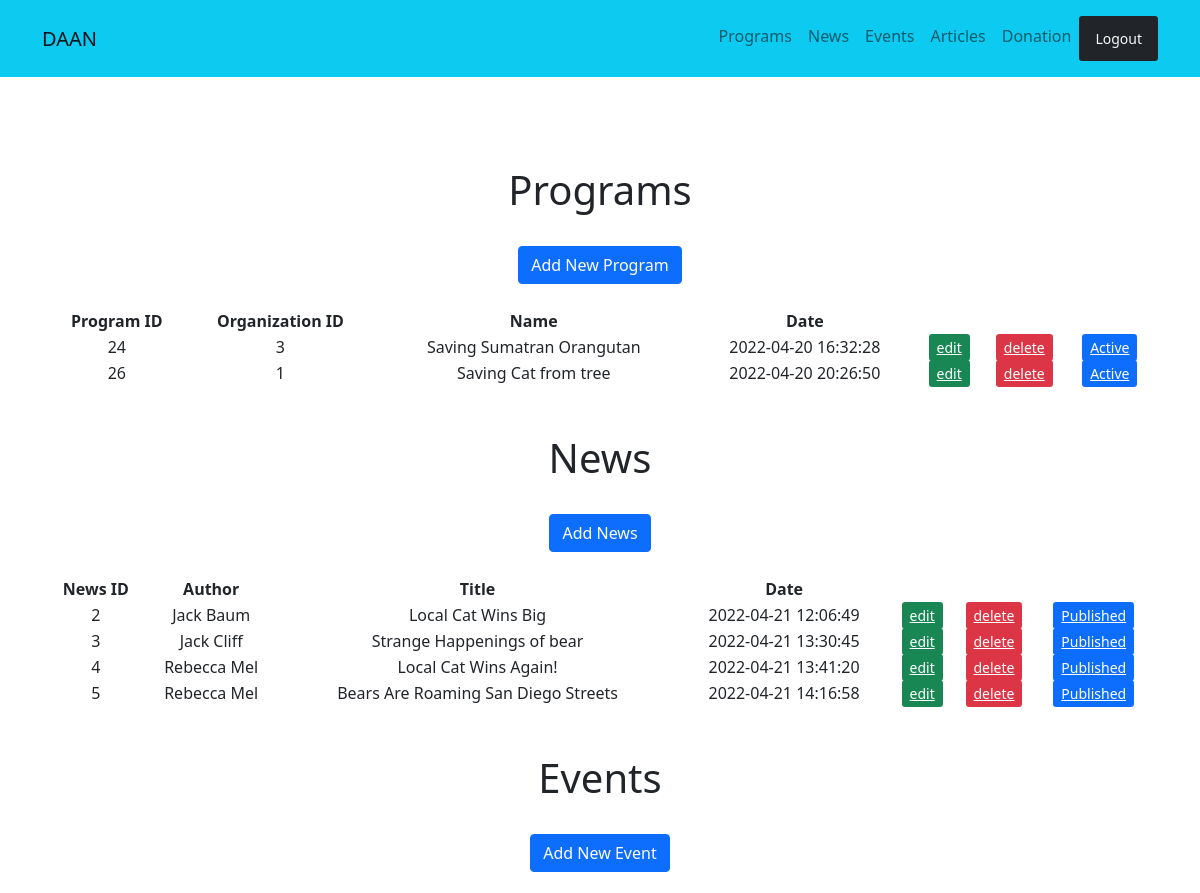
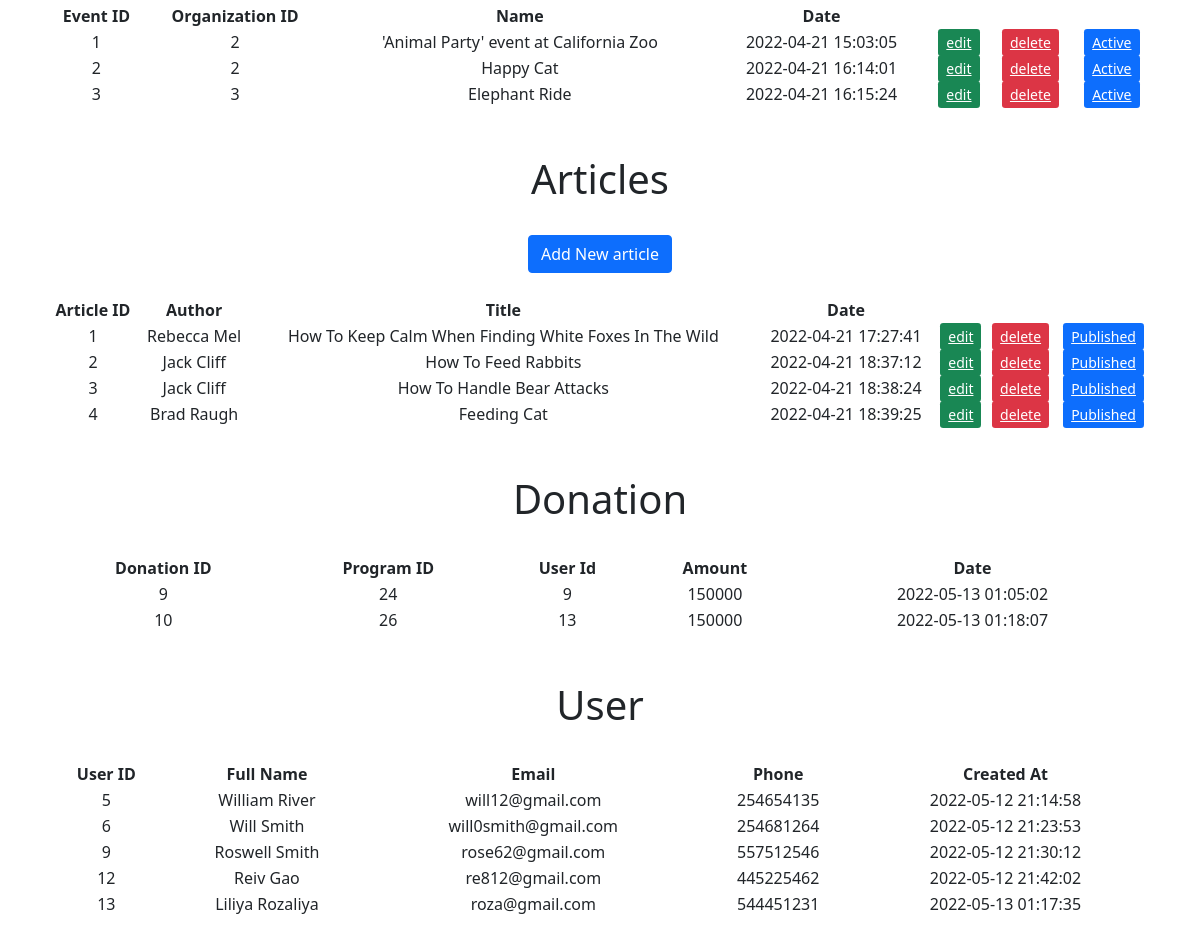
The app's page /admin/index.php with its own data (2 pictures, top to bottom).
### tables this page shows
CREATE TABLE `program` (
  `program_id` int(11) NOT NULL,
  `organization_id` int(11) DEFAULT NULL,
  `image` varchar(255) NOT NULL,
  `name` varchar(255) NOT NULL,
  `content` text NOT NULL,
  `date` timestamp NOT NULL DEFAULT current_timestamp(),
  `active` tinyint(4) NOT NULL DEFAULT 0
);

CREATE TABLE `news` (
  `news_id` int(11) NOT NULL,
  `image` varchar(255) NOT NULL,
  `author` varchar(255) NOT NULL,
  `title` varchar(255) NOT NULL,
  `content` text NOT NULL,
  `date` timestamp NOT NULL DEFAULT current_timestamp(),
  `published` tinyint(4) NOT NULL DEFAULT 0
);

CREATE TABLE `event` (
  `event_id` int(11) NOT NULL,
  `organization_id` int(11) NOT NULL,
  `image` varchar(255) NOT NULL,
  `name` varchar(255) NOT NULL,
  `content` text NOT NULL,
  `date` timestamp NOT NULL DEFAULT current_timestamp(),
  `active` tinyint(4) NOT NULL DEFAULT 0
);

CREATE TABLE `article` (
  `article_id` int(11) NOT NULL,
  `image` varchar(255) NOT NULL,
  `author` varchar(255) NOT NULL,
  `title` varchar(255) NOT NULL,
  `content` text NOT NULL,
  `date` timestamp NOT NULL DEFAULT current_timestamp(),
  `published` tinyint(4) DEFAULT 0
);

CREATE TABLE `donation` (
  `donation_id` int(11) NOT NULL,
  `program_id` int(11) NOT NULL,
  `user_id` int(11) NOT NULL,
  `amount` int(11) NOT NULL,
  `date` timestamp NOT NULL DEFAULT current_timestamp()
);

CREATE TABLE `user` (
  `user_id` int(11) NOT NULL,
  `full_name` varchar(255) NOT NULL,
  `password` varchar(255) NOT NULL,
  `email` varchar(255) NOT NULL,
  `phone` int(16) NOT NULL,
  `created_at` timestamp NOT NULL DEFAULT current_timestamp()
);

### database/db.php (called while the page is built, shortened)
<?php
require('connect.php');
function selectAll($table, $conditions = []) {
  global $conn;
  $sql = "SELECT *FROM $table";
  if (empty($conditions)) {
    $stmt = $conn->prepare($sql);
    $stmt->execute();
    $records = $stmt->get_result()->fetch_all(MYSQLI_ASSOC);
    return $records;
  }
}

### controller/program_handler.php (called while the page is built, shortened)
<?php
$programs = selectAll('program');

### controller/news_handler.php (called while the page is built, shortened)
<?php
$news = selectAll('news');

### controller/event_handler.php (called while the page is built, shortened)
<?php
$events = selectAll('event');

### controller/article_handler.php (called while the page is built, shortened)
<?php
$articles = selectAll('article');

### controller/donate.php (called while the page is built, shortened)
<?php
$donations = selectAll('donation');

### controller/user_handler.php (called while the page is built)
<?php
$users = selectAll('user');

### admin/index.php (the view, shortened to what this page needs)
<?php include('../path.php');
  include(ROOT_PATH . '/database/db.php');
  include(ROOT_PATH . '/controller/program_handler.php');
  include(ROOT_PATH . '/controller/news_handler.php');
  include(ROOT_PATH . '/controller/event_handler.php');
  include(ROOT_PATH . '/controller/article_handler.php');
  include(ROOT_PATH . '/controller/donate.php');
  include(ROOT_PATH . '/controller/user_handler.php');
?>
<!DOCTYPE html>
<html lang="en">
<head>
    <link href="https://cdn.jsdelivr.net/npm/bootstrap@5.0.2/dist/css/bootstrap.min.css" rel="stylesheet"
>
    <link rel="stylesheet" href="../assets/css/style.css">
</head>
<body>
  <?php include("../include/navbar_admin.php"); ?>
  <section class="p-5">
    <div class="container">
      <div class="row text-center g-4 my-4" id="programs">
        <h1>Programs</h1>
          <div class="container">
            <a href="add_program.php" role="button" class="btn btn-primary">Add New Program</a>
          </div>
        <table>
          <thead>
            <th>Program ID</th>
            <th>Organization ID</th>
            <th>Name</th>
            <th>Date</th>
          </thead>
          <tbody>
            <?php foreach ($programs as $key => $program): ?>
              <tr>
                <td><?php echo $program['program_id']; ?></td>
                <td><?php echo $program['organization_id']; ?></td>
                <td><?php echo $program['name']; ?></td>
                <td><?php echo $program['date']; ?></td>
                <td><a href="edit_program.php?prog_id=<?php echo $program['program_id'] ?>" class="btn-sm btn-success">edit</a></td>
                <td><a href="index.php?prog_del_id=<?php echo $program['program_id'] ?>" class="btn-sm btn-danger">delete</a></td>
                <?php if($program['active'] && $program['active'] == 1): ?>
                  <td><a href="index.php?active=0&p_id=<?php echo $program['program_id']; ?>" class="btn-sm btn-primary" name="active">Active</a></td>
                <?php else: ?>
                  <td><a href="index.php?active=1&p_id=<?php echo $program['program_id']; ?>" class="btn-sm btn-dark" name="active">inactive</a></td>
                <?php endif; ?>
              </tr>
            <?php endforeach; ?>
          </tbody>
        </table>
      </div>
    </div>
    <div class="container">
      <div class="row text-center g-4 my-4" id="news">
          <h1>News</h1>
            <div class="container">
              <a href="add_news.php" role="button" class="btn btn-primary">Add News</a>
            </div>
          <table>
            <thead>
              <th>News ID</th>
              <th>Author</th>
              <th>Title</th>
              <th>Date</th>
            </thead>
            <tbody>
              <?php foreach ($news as $key => $new): ?>
                <tr>
                  <td><?php echo $new['news_id']; ?></td>
                  <td><?php echo $new['author']; ?></td>
                  <td><?php echo $new['title']; ?></td>
                  <td><?php echo $new['date']; ?></td>
                  <td><a href="edit_news.php?news_id=<?php echo $new['news_id'] ?>" class="btn-sm btn-success">edit</a></td>
                  <td><a href="index.php?news_del_id=<?php echo $new['news_id'] ?>" class="btn-sm btn-danger">delete</a></td>
                  <?php if($new['published'] && $new['published'] == 1): ?>
                    <td><a href="index.php?published=0&n_id=<?php echo $new['news_id']; ?>" class="btn-sm btn-primary" name="published">Published</a></td>
                  <?php else: ?>
                    <td><a href="index.php?published=1&n_id=<?php echo $new['news_id']; ?>" class="btn-sm btn-dark" name="published">unpublished</a></td>
                  <?php endif; ?>
                </tr>
              <?php endforeach; ?>
            </tbody>
          </table>
        </div>
      </div>
    <div class="container">
      <div class="row text-center g-4 my-4" id="events">
          <h1>Events</h1>
          <div class="container">
            <a href="add_event.php" role="button" class="btn btn-primary">Add New Event</a>
          </div>
          <table>
            <thead>
              <th>Event ID</th>
              <th>Organization ID</th>
              <th>Name</th>
              <th>Date</th>
            </thead>
            <tbody>
              <?php foreach ($events as $key => $event): ?>
                <tr>
                  <td><?php echo $key + 1; ?></td>
                  <td><?php echo $event['organization_id']; ?></td>
                  <td><?php echo $event['name']; ?></td>
                  <td><?php echo $event['date']; ?></td>
                  <td><a href="edit_event.php?event_id=<?php echo $event['event_id'] ?>" class="btn-sm btn-success">edit</a></td>
                  <td><a href="index.php?event_del_id=<?php echo $event['event_id'] ?>" class="btn-sm btn-danger">delete</a></td>
                  <?php if($event['active'] && $event['active'] == 1): ?>
                    <td><a href="index.php?active=0&e_id=<?php echo $event['event_id']; ?>" class="btn-sm btn-primary" name="active">Active</a></td>
                  <?php else: ?>
                    <td><a href="index.php?active=1&e_id=<?php echo $event['event_id']; ?>" class="btn-sm btn-dark" name="active">inactive</a></td>
                  <?php endif; ?>
                </tr>
              <?php endforeach; ?>
            </tbody>
          </table>
        </div>
      </div>
    <div class="container">
      <div class="row text-center g-4 my-4" id="articles">
          <h1>Articles</h1>
            <div class="container">
              <a href="add_article.php" role="button" class="btn btn-primary">Add New article</a>
            </div>
          <table>
            <thead>
              <th>Article ID</th>
              <th>Author</th>
              <th>Title</th>
              <th>Date</th>
            </thead>
            <tbody>
              <?php foreach ($articles as $key => $article): ?>
                <tr>
                  <td><?php echo $article['article_id']; ?></td>
                  <td><?php echo $article['author']; ?></td>
                  <td><?php echo $article['title']; ?></td>
                  <td><?php echo $article['date']; ?></td>
                  <td><a href="edit_article.php?article_id=<?php echo $article['article_id'] ?>" class="btn-sm btn-success">edit</a></td>
                  <td><a href="index.php?article_del_id=<?php echo $article['article_id'] ?>" class="btn-sm btn-danger">delete</a></td>
                  <?php if($article['published'] && $article['published'] == 1): ?>
                    <td><a href="index.php?published=0&a_id=<?php echo $article['article_id']; ?>" class="btn-sm btn-primary" name="published">Published</a></td>
                  <?php else: ?>
                    <td><a href="index.php?published=1&a_id=<?php echo $article['article_id']; ?>" class="btn-sm btn-dark" name="published">unpublished</a></td>
                  <?php endif; ?>
                </tr>
              <?php endforeach; ?>
            </tbody>
          </table>
        </div>
      </div>
    <div class="container">
      <div class="row text-center g-4 my-4" id="donations">
          <h1>Donation</h1>
          <table>
            <thead>
              <th>Donation ID</th>
              <th>Program ID</th>
              <th>User Id</th>
              <th>Amount</th>
              <th>Date</th>
            </thead>
            <tbody>
              <?php foreach ($donations as $key => $donation): ?>
                <tr>
                  <td><?php echo $donation['donation_id']; ?></td>
                  <td><?php echo $donation['program_id']; ?></td>
                  <td><?php echo $donation['user_id']; ?></td>
                  <td><?php echo $donation['amount']; ?></td>
                  <td><?php echo $donation['date']; ?></td>
                </tr>
              <?php endforeach; ?>
            </tbody>
          </table>
        </div>
      </div>
    <div class="container">
      <div class="row text-center g-4 my-4" id="users">
          <h1>User</h1>
          <table>
            <thead>
              <th>User ID</th>
              <th>Full Name</th>
              <th>Email</th>
              <th>Phone</th>
              <th>Created At</th>
            </thead>
            <tbody>
              <?php foreach ($users as $key => $user): ?>
                <tr>
                  <td><?php echo $user['user_id']; ?></td>
                  <td><?php echo $user['full_name']; ?></td>
                  <td><?php echo $user['email']; ?></td>
                  <td><?php echo $user['phone']; ?></td>
                  <td><?php echo $user['created_at']; ?></td>
                </tr>
              <?php endforeach; ?>
            </tbody>
          </table>
        </div>
      </div>
  </section>
</body>
</html>

### include/navbar_admin.php (shortened to what this page needs)
<nav class="navbar navbar-expand-md bg-info navbar-light py-3 fixed-top">
        <div class="container">
            <a href="index.php#" class="navbar-brand">DAAN</a>
            <div class="collapse navbar-collapse" id="navmenu">
                <ul class="navbar-nav ms-auto">
                    <li class="navbar-item">
                        <a href="index.php#programs" class="nav-link">Programs</a>
                    </li>
                    <li class="navbar-item">
                        <a href="index.php#news" class="nav-link">News</a>
                    </li>
                    <li class="navbar-item">
                        <a href="index.php#events" class="nav-link">Events</a>
                    </li>
                    <li class="navbar-item">
                        <a href="index.php#articles" class="nav-link">Articles</a>
                    </li>
                    <li class="navbar-item">
                        <a href="index.php#donations" class="nav-link">Donation</a>
                    </li>
                    <li class="navbar-item btn-sm btn-dark">
                        <a href="#" class="nav-link text-light">Logout</a>
                    </li>
                </ul>
            </div>
        </div>
    </nav>

### assets/css/style.css (style rules this page uses)
body::before { display: block; content: ''; height: 70px; }

### records on screen
program: program_id "24", organization "3", name "Saving Sumatran Orangutan", date "2022-04-20 16:32:28"
program: program_id "26", organization "1", name "Saving Cat from tree", date "2022-04-20 20:26:50"
news: news_id "2", author "Jack Baum", title "Local Cat Wins Big", date "2022-04-21 12:06:49"
news: news_id "3", author "Jack Cliff", title "Strange Happenings of bear", date "2022-04-21 13:30:45"
news: news_id "4", author "Rebecca Mel", title "Local Cat Wins Again!", date "2022-04-21 13:41:20"
news: news_id "5", author "Rebecca Mel", title "Bears Are Roaming San Diego Streets", date "2022-04-21 14:16:58"
event: organization "2", name "'Animal Party' event at California Zoo", date "2022-04-21 15:03:05"
event: organization "2", name "Happy Cat", date "2022-04-21 16:14:01"
event: organization "3", name "Elephant Ride", date "2022-04-21 16:15:24"
article: article_id "1", author "Rebecca Mel", title "How To Keep Calm When Finding White Foxes In The Wild", date "2022-04-21 17:27:41"
article: article_id "2", author "Jack Cliff", title "How To Feed Rabbits", date "2022-04-21 18:37:12"
article: article_id "3", author "Jack Cliff", title "How To Handle Bear Attacks", date "2022-04-21 18:38:24"
article: article_id "4", author "Brad Raugh", title "Feeding Cat", date "2022-04-21 18:39:25"
donation: donation_id "9", program "24", user "9", amount "150000", date "2022-05-13 01:05:02"
donation: donation_id "10", program "26", user "13", amount "150000", date "2022-05-13 01:18:07"
user: user_id "5", full_name "William River", email "will12@gmail.com", phone "254654135", created_at "2022-05-12 21:14:58"
user: user_id "6", full_name "Will Smith", email "will0smith@gmail.com", phone "254681264", created_at "2022-05-12 21:23:53"
user: user_id "9", full_name "Roswell Smith", email "rose62@gmail.com", phone "557512546", created_at "2022-05-12 21:30:12"
user: user_id "12", full_name "Reiv Gao", email "re812@gmail.com", phone "445225462", created_at "2022-05-12 21:42:02"
user: user_id "13", full_name "Liliya Rozaliya", email "roza@gmail.com", phone "544451231", created_at "2022-05-13 01:17:35"
